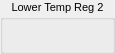
          <widget class="QGroupBox" name="LowerTempReg2">
           <property name="maximumSize">
            <size>
             <width>115</width>
             <height>16777215</height>
            </size>
           </property>
           <property name="font">
            <font>
             <pointsize>8</pointsize>
            </font>
           </property>
           <property name="title">
            <string>Lower Temp Reg 2</string>
           </property>
           <property name="alignment">
            <set>Qt::AlignHCenter|Qt::AlignTop</set>
           </property>
           <widget class="KLed" name="lTmpReg2Bit5">
            <property name="geometry">
             <rect>
              <x>50</x>
              <y>25</y>
              <width>10</width>
              <height>20</height>
             </rect>
            </property>
            <property name="state">
             <enum>KLed::Off</enum>
            </property>
            <property name="shape">
             <enum>KLed::Rectangular</enum>
            </property>
            <property name="look">
             <enum>KLed::Flat</enum>
            </property>
            <property name="color">
             <color>
              <red>0</red>
              <green>255</green>
              <blue>0</blue>
             </color>
            </property>
           </widget>
           <widget class="KLed" name="lTmpReg2AssertLed">
            <property name="geometry">
             <rect>
              <x>10</x>
              <y>25</y>
              <width>10</width>
              <height>20</height>
             </rect>
            </property>
            <property name="state">
             <enum>KLed::Off</enum>
            </property>
            <property name="shape">
             <enum>KLed::Rectangular</enum>
            </property>
            <property name="look">
             <enum>KLed::Flat</enum>
            </property>
            <property name="color">
             <color>
              <red>255</red>
              <green>0</green>
              <blue>0</blue>
             </color>
            </property>
           </widget>
           <widget class="KLed" name="lTmpReg2Bit2">
            <property name="geometry">
             <rect>
              <x>80</x>
              <y>25</y>
              <width>10</width>
              <height>20</height>
             </rect>
            </property>
            <property name="state">
             <enum>KLed::Off</enum>
            </property>
            <property name="shape">
             <enum>KLed::Rectangular</enum>
            </property>
            <property name="look">
             <enum>KLed::Flat</enum>
            </property>
            <property name="color">
             <color>
              <red>0</red>
              <green>255</green>
              <blue>0</blue>
             </color>
            </property>
           </widget>
           <widget class="KLed" name="lTmpReg2ReadLed">
            <property name="geometry">
             <rect>
              <x>20</x>
              <y>25</y>
              <width>10</width>
              <height>20</height>
             </rect>
            </property>
            <property name="state">
             <enum>KLed::Off</enum>
            </property>
            <property name="shape">
             <enum>KLed::Rectangular</enum>
            </property>
            <property name="look">
             <enum>KLed::Flat</enum>
            </property>
            <property name="color">
             <color>
              <red>255</red>
              <green>255</green>
              <blue>0</blue>
             </color>
            </property>
           </widget>
           <widget class="KLed" name="lTmpReg2Bit3">
            <property name="geometry">
             <rect>
              <x>70</x>
              <y>25</y>
              <width>10</width>
              <height>20</height>
             </rect>
            </property>
            <property name="state">
             <enum>KLed::Off</enum>
            </property>
            <property name="shape">
             <enum>KLed::Rectangular</enum>
            </property>
            <property name="look">
             <enum>KLed::Flat</enum>
            </property>
            <property name="color">
             <color>
              <red>0</red>
              <green>255</green>
              <blue>0</blue>
             </color>
            </property>
           </widget>
           <widget class="KLed" name="lTmpReg2Bit7">
            <property name="geometry">
             <rect>
              <x>30</x>
              <y>25</y>
              <width>10</width>
              <height>20</height>
             </rect>
            </property>
            <property name="state">
             <enum>KLed::Off</enum>
            </property>
            <property name="shape">
             <enum>KLed::Rectangular</enum>
            </property>
            <property name="look">
             <enum>KLed::Flat</enum>
            </property>
            <property name="color">
             <color>
              <red>0</red>
              <green>255</green>
              <blue>0</blue>
             </color>
            </property>
           </widget>
           <widget class="KLed" name="lTmpReg2Bit1">
            <property name="geometry">
             <rect>
              <x>90</x>
              <y>25</y>
              <width>10</width>
              <height>20</height>
             </rect>
            </property>
            <property name="state">
             <enum>KLed::Off</enum>
            </property>
            <property name="shape">
             <enum>KLed::Rectangular</enum>
            </property>
            <property name="look">
             <enum>KLed::Flat</enum>
            </property>
            <property name="color">
             <color>
              <red>0</red>
              <green>255</green>
              <blue>0</blue>
             </color>
            </property>
           </widget>
           <widget class="KLed" name="lTmpReg2Bit4">
            <property name="geometry">
             <rect>
              <x>60</x>
              <y>25</y>
              <width>10</width>
              <height>20</height>
             </rect>
            </property>
            <property name="state">
             <enum>KLed::Off</enum>
            </property>
            <property name="shape">
             <enum>KLed::Rectangular</enum>
            </property>
            <property name="look">
             <enum>KLed::Flat</enum>
            </property>
            <property name="color">
             <color>
              <red>0</red>
              <green>255</green>
              <blue>0</blue>
             </color>
            </property>
           </widget>
           <widget class="KLed" name="lTmpReg2Bit6">
            <property name="geometry">
             <rect>
              <x>40</x>
              <y>25</y>
              <width>10</width>
              <height>20</height>
             </rect>
            </property>
            <property name="state">
             <enum>KLed::Off</enum>
            </property>
            <property name="shape">
             <enum>KLed::Rectangular</enum>
            </property>
            <property name="look">
             <enum>KLed::Flat</enum>
            </property>
            <property name="color">
             <color>
              <red>0</red>
              <green>255</green>
              <blue>0</blue>
             </color>
            </property>
           </widget>
           <widget class="KLed" name="lTmpReg2Bit0">
            <property name="geometry">
             <rect>
              <x>100</x>
              <y>25</y>
              <width>10</width>
              <height>20</height>
             </rect>
            </property>
            <property name="state">
             <enum>KLed::Off</enum>
            </property>
            <property name="shape">
             <enum>KLed::Rectangular</enum>
            </property>
            <property name="look">
             <enum>KLed::Flat</enum>
            </property>
            <property name="color">
             <color>
              <red>0</red>
              <green>255</green>
              <blue>0</blue>
             </color>
            </property>
           </widget>
          </widget>
